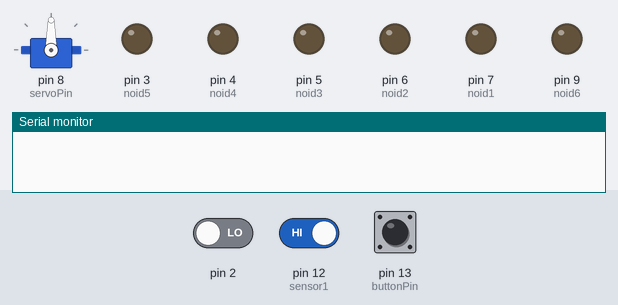
A sketch run on a simulated Arduino Uno, built with avr-gcc and run on an emulated ATmega328P. Shown: servo, output pins drawn as LEDs (lit = HIGH), the last lines printed to the serial monitor. The inputs (shaded band) are chosen by the test bench; at power-on: pin 13 (buttonPin) HIGH, pin 2 LOW, pin 12 (sensor1) HIGH.

Above: at 1.2 s.
1.3 s: pin 13 (buttonPin) pulled LOW for 0.25 s
At 2.3 s:
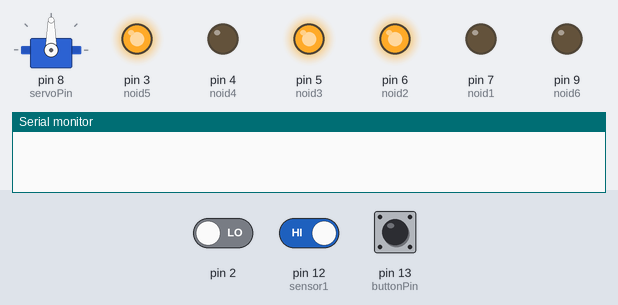
At 2.9 s:
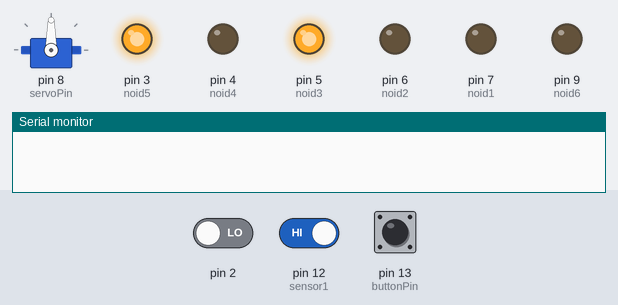
4.5 s: pin 13 (buttonPin) pulled LOW for 3.2 s
At 8.7 s:
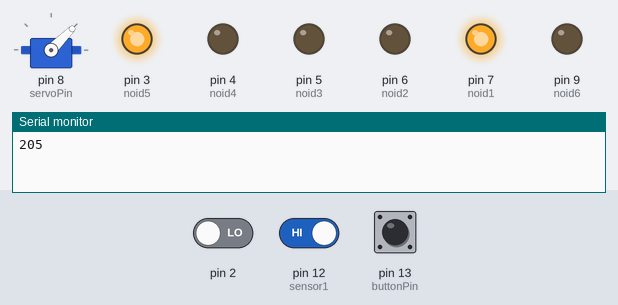
Timing chart, 0 to 10.2 s (numbered marks = the images above; inputs shaded):
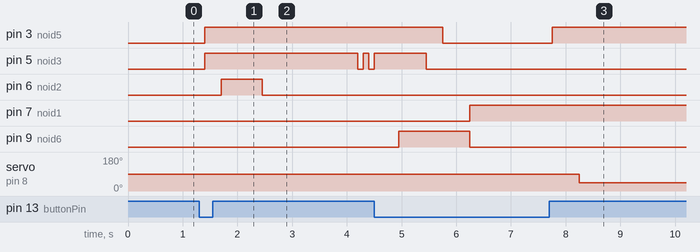

Measured:
- after the input at 1.3 s, pin 3 (noid5): LOW → HIGH after 0.10 s; pin 5 (noid3): LOW → HIGH after 0.10 s, → LOW 2.8 s later, → HIGH 0.10 s later, → LOW 0.10 s later; pin 6 (noid2): LOW → HIGH after 0.40 s, → LOW 0.75 s later
- after the input at 4.5 s, pin 7 (noid1): LOW → HIGH after 1.8 s; servo on pin 8 (servoPin): 90° → 45° after 3.8 s

The sketch:

PRM_POC_730005.ino
```cpp
#include <Servo.h>
int servoPin = 8;
int buttonPin = 13;
int sensor1 = 12; //cup catch
int sensor2 = 11; //slide right
int noid1 = 7; //slide
int noid2 = 6; //escape
int noid3 = 5; //grip
int noid4 = 4; //flip
int noid5 = 3; //pinch and cup
int noid6 = 9; //push
int sensor1State = 0;
int sensor2State = 0;
int sensor3State = 0;
int sensor4State = 0;
int sensor5State = 0;

Servo servo; //Name the servo

int runNumber = 0; //initialize run number
int buttonState = 0; //initialize button state
int tubeState = 0; //initialize tubeState (start at "closed")
int tubeCount = 0; //initialize tube counter
int ticks = 0; //encoder ticks
int state = 0; //arbitrary state
int target = 0;
float targetf = 0;
float degf = 0;

void setup()
{
  pinMode(noid1, OUTPUT);
  pinMode(noid2, OUTPUT);
  pinMode(noid3, OUTPUT);
  pinMode(noid4, OUTPUT);
  pinMode(noid5, OUTPUT);
  pinMode(noid6, OUTPUT);
  pinMode(buttonPin, INPUT);
  pinMode(sensor1, INPUT);
  pinMode(sensor2, INPUT);
  digitalWrite(sensor1, HIGH); //turn on pullup resistor
  digitalWrite(sensor2, HIGH);


  servo.attach(servoPin);
  Serial.begin(9600);
  servo.write(90); //tells servo to "home" aka stop.
  attachInterrupt(0, encoderCount, RISING); //set up interrupt for encoder counter on pin 2 (INT0)
}

void toggleValve(int noid, int time){ //Opens specified solenoid for specified amount of time
  digitalWrite(noid, HIGH);
  delay (time);
  digitalWrite(noid, LOW);
}

void switchValve(int noid){
  state = digitalRead(noid);
  if (state == HIGH){
    digitalWrite(noid, LOW);
  }
  else{
    digitalWrite(noid, HIGH);
  }
}

void servoSpin(int target){
  ticks = 0;
  //  degf = (float) deg;
  //  targetf = degf/360;
  //  targetf = targetf*200;
  //  target = (int) targetf;
  Serial.println(target);
  if (target > 0){
    while (ticks < target-5){
      servo.write(45);
    }
    while (ticks < target){
      servo.write(89);
    }
  }
  if (target < 0){
    target = target*(-1);
    while (ticks < target-4){
      servo.write(135);
    }
    while (ticks < target){
      servo.write(91);
    }
  }
  servo.write(90);
}

void escapeCycle(int runs){
  for(int i=0; i<runs; i++){
    digitalWrite(noid5, HIGH); //cup up
    digitalWrite(noid3, HIGH); //open grip
    delay(300);
    toggleValve(noid2, 750); //escapement
    delay(2000);
    //toggleValve(noid6, 300); //push down
    //delay(500);
    switchValve(noid3); //close grip
    delay(300);
    switchValve(noid5); //drop cup and open jaws
    delay(50);
    toggleValve(noid6, 300); //push out
  }
}

void program(int runs){
  for(int i=0; i<runs; i++){
    digitalWrite(noid5, HIGH); //cup up
    digitalWrite(noid3, HIGH); //open grip
    delay(300);
    toggleValve(noid2, 750); //escapement
    delay(1750);
    switchValve(noid3); //close quick
    delay(100);
    switchValve(noid3); //open quick
    delay(100);
    switchValve(noid3); //close quick
    delay(100);
    switchValve(noid3); //open
    delay(450);
    switchValve(noid6); //push down
    delay(500);
    switchValve(noid3); //close grip
    delay(300);
    switchValve(noid5); //drop cup and open jaws
    delay(500);
    switchValve(noid6); //retract push down actuator
    buttonState = digitalRead(buttonPin);

    //Wait for button press to move to next step
    while (buttonState == HIGH){
      buttonState = digitalRead(buttonPin);
      delay(100);
    }

    switchValve(noid1); //slide right
    delay(1500);
    switchValve(noid5); //grip
    delay(500);
    servoSpin(205); //uncap
    delay(300);
    toggleValve(noid4, 3000); //flip open
    delay(300);
    servoSpin(-210); //recap (extra)
    delay(200);
    switchValve(noid5); //ungrip
    delay(500);
    servoSpin(5); //back to "home"
    delay(300);
    switchValve(noid1); //slide left
    delay(1500);
    switchValve(noid5); //cup up
    delay(500);
    switchValve(noid3); //drop
    delay(500);
    switchValve(noid5); //present completed tube
    delay(50);
    toggleValve(noid6, 300); //push out
  }
}

void cycleEscape(int runs){
  digitalWrite(noid3, HIGH); //open grip
  for(int i=0;i<runs;i++){
    toggleValve(noid2,750);
    delay(200);
    tubeCount = tubeCount + 1;
    Serial.println(tubeCount);
  }
}

void loop(){
  servo.write(90);
  sensor1State = digitalRead(sensor1);
  buttonState = digitalRead(buttonPin);
  if (buttonState == LOW){
    program(1);
  }
  delay(200);
}

void encoderCount(){
  ticks++;
  Serial.println(ticks);
}
```
